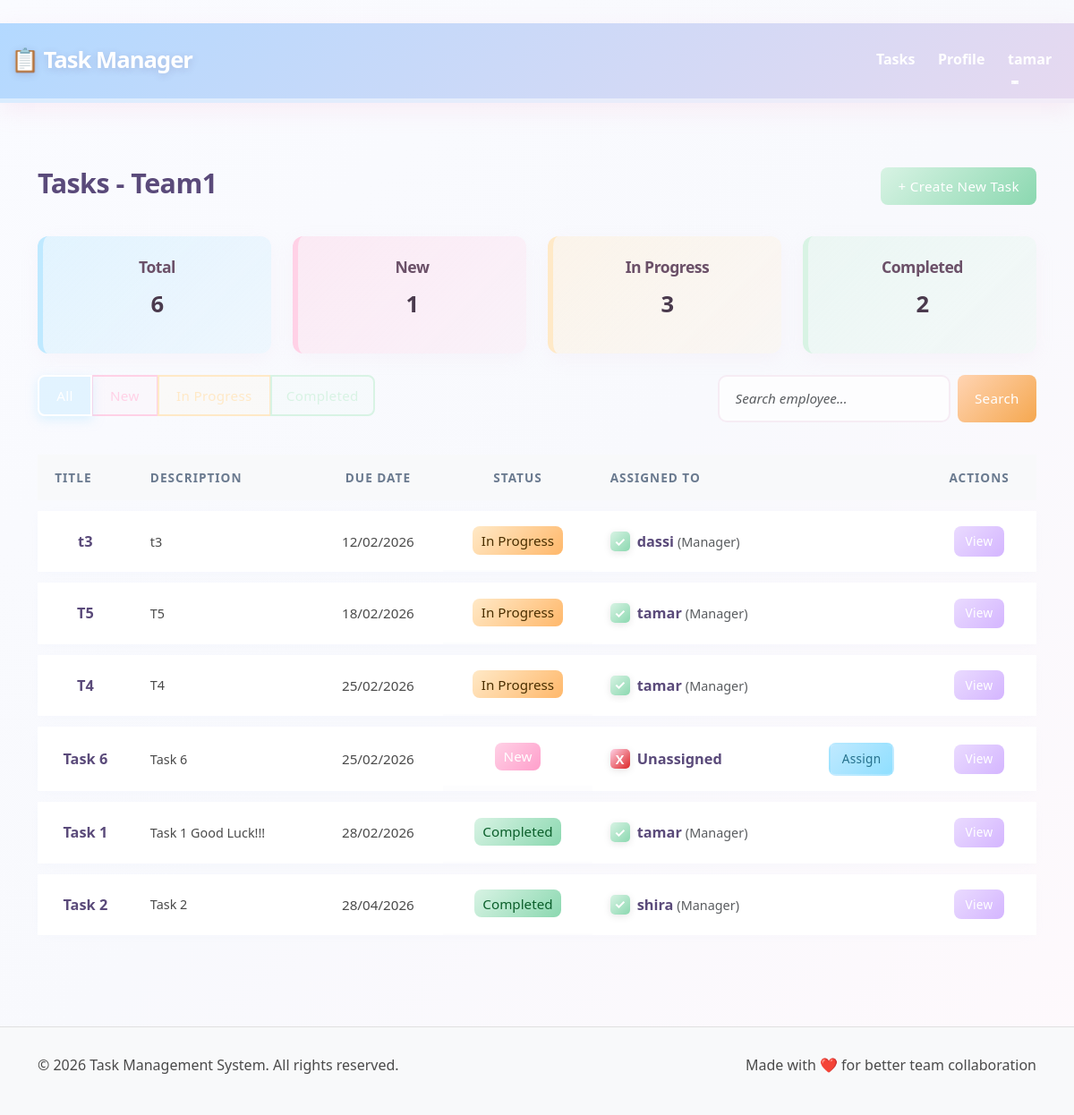
The page /tasks/ (signed in) on the database as committed earlier.
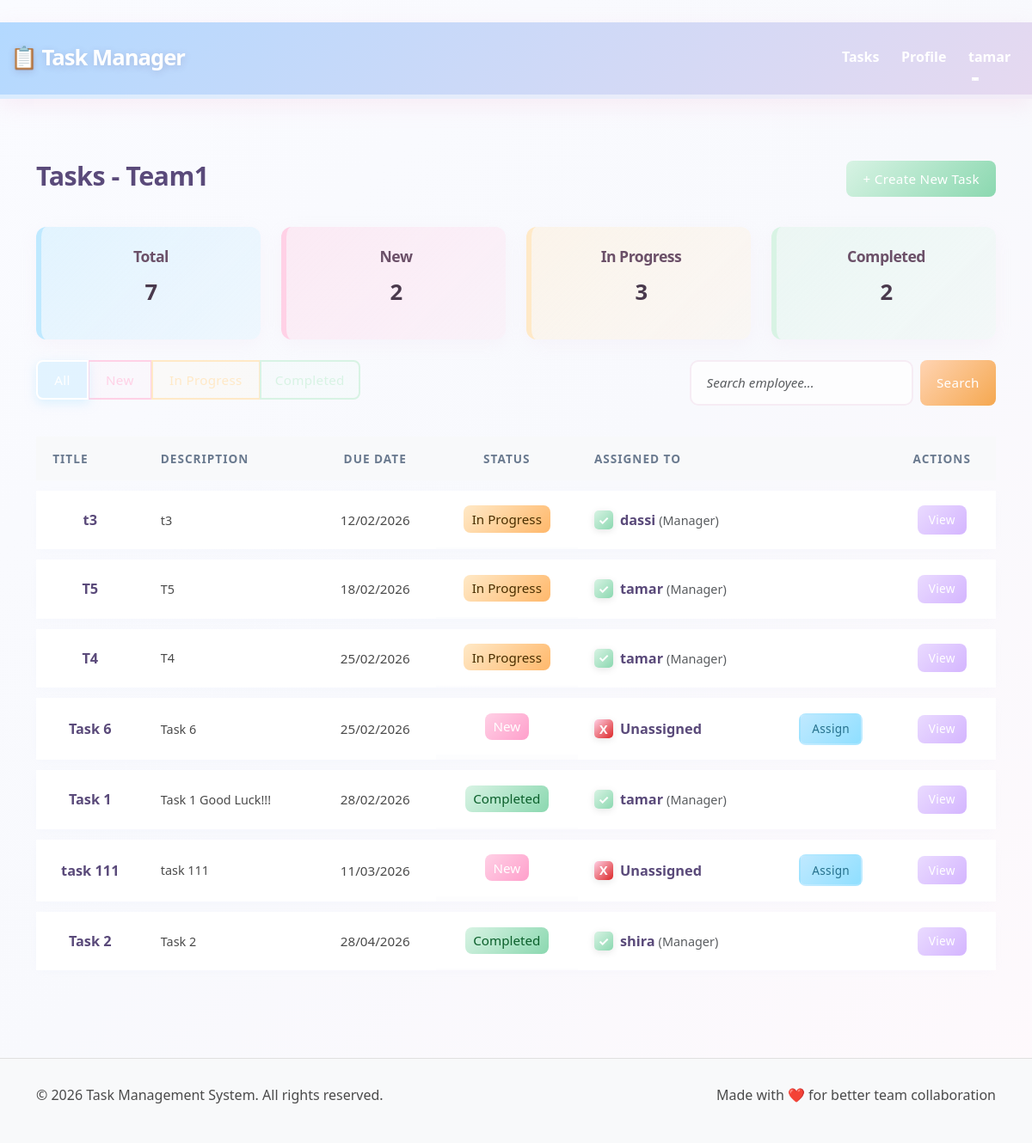
The same page on the database as committed later.
### App1/models.py (models this page shows, shortened)
class Task(models.Model):
    STATUS_CHOICES = [
        ('New', 'New'),
        ('In Progress', 'In Progress'),
        ('Completed', 'Completed'),
    ]
    title = models.CharField(max_length=200)
    description = models.TextField()
    due_date = models.DateField()
    status = models.CharField(max_length=20, choices=STATUS_CHOICES, default='New')
    team = models.ForeignKey(Team, on_delete=models.CASCADE, related_name='tasks')
    assigned_to = models.ForeignKey(CustomUser, on_delete=models.SET_NULL, null=True, blank=True, related_name='assigned_tasks')
    class Meta:
        verbose_name = "Task"
        verbose_name_plural = "Tasks"
        ordering = ['due_date'] #חוסך מיון לפי תאריך

class CustomUser(AbstractUser):
    ROLE_CHOICES = [
        ('Manager', 'Manager'),
        ('Employee', 'Employee'),
    ]
    team = models.ForeignKey(Team, on_delete=models.SET_NULL, null=True, blank=True, related_name='members')
    role = models.CharField(max_length=10, choices=ROLE_CHOICES, default='Employee')

### App1/views.py (the view, shortened to what this page needs)
# urls.py: path('tasks/', views.task_list, name='task_list'),
@login_required(login_url='login')
def task_list(request):
    user = request.user
    team = user.team
    if not team:
        return redirect('profile_setup')
    tasks = Task.objects.filter(team=team).order_by('due_date')
    status_filter = request.GET.get('status')
    if status_filter:
        tasks = tasks.filter(status=status_filter)
    assigned_filter = (request.GET.get('assigned') or '').strip()
    team_members = CustomUser.objects.filter(team=team).order_by('username')
    assigned_display = ''
    assigned_query = ''
    if assigned_query:
        if assigned_query == '__unassigned__':
            tasks = tasks.filter(assigned_to__isnull=True)
        else:
            tasks = tasks.filter(assigned_to__username__icontains=assigned_query, assigned_to__team=team)
    task_summary = {
        'total': tasks.count(),
        'new': tasks.filter(status='New').count(),
        'in_progress': tasks.filter(status='In Progress').count(),
        'completed': tasks.filter(status='Completed').count(),
    }
    context = {
        'tasks': tasks,
        'team': team,
        'user': user,
        'current_status_filter': status_filter,
        'assigned_filter': assigned_filter,
        'assigned_display': assigned_display,
        'team_members': team_members,
        'task_summary': task_summary,
    }
    return render(request, 'tasks/task_list.html', context)

### App1/templates/tasks/task_list.html (shortened to what the changed rows need)
﻿{% extends 'base.html' %}
{% load static %}
{% block content %}
<div class="container mt-5">
    <div class="row mb-4">
        <div class="col-md-8">
            <h2>Tasks - {{ team.name }}</h2>
        </div>
    </div>
    <div class="row mb-4">
        <div class="col-md-3">
            <div class="card text-center summary-card summary-total">
                <div class="card-body">
                    <h6 class="card-title summary-title">Total</h6>
                    <h3 class="summary-value">{{ task_summary.total }}</h3>
                </div>
            </div>
        </div>
        <div class="col-md-3">
            <div class="card text-center summary-card summary-new">
                <div class="card-body">
                    <h6 class="card-title summary-title">New</h6>
                    <h3 class="summary-value">{{ task_summary.new }}</h3>
                </div>
            </div>
        </div>
    </div>
    <div class="row">
        <div class="col-md-12">
            {% if tasks %}
                <table class="table table-hover">
                    <thead class="table-light">
                        <tr>
                            <th class="text-start">Title</th>
                            <th class="text-start">Description</th>
                            <th class="text-center">Due Date</th>
                            <th class="text-center">Status</th>
                            <th class="text-start">Assigned To</th>
                            <th class="text-center"></th>
                            <th class="text-center">Actions</th>
                        </tr>
                    </thead>
                    <tbody>
                        {% for task in tasks %}
                            <tr>
                                <td class="align-middle text-center"><strong>{{ task.title }}</strong></td>
                                <td class="align-middle text-start">
                                    <small>
                                        {% if task.description|length > 50 %}
                                            {{ task.description|truncatewords:8 }}
                                        {% else %}
                                            {{ task.description }}
                                        {% endif %}
                                    </small>
                                </td>
                                <td class="align-middle text-center">{{ task.due_date|date:"d/m/Y" }}</td>
                                <td class="align-middle text-center status-column nowrap">
                                    {% if task.status == 'New' %}
                                        <span class="status-new">{{ task.status }}</span>
                                    {% elif task.status == 'In Progress' %}
                                        <span class="status-inprogress">{{ task.status }}</span>
                                    {% else %}
                                        <span class="status-completed">{{ task.status }}</span>
                                    {% endif %}
                                </td>
                                <td class="align-middle ps-3 nowrap">
                                    {% if task.assigned_to %}
                                        <div class="assigned-inline">
                                            <span class="badge-indicator assigned">✓</span>
                                            <span><strong>{{ task.assigned_to.username }}</strong> <small class="text-muted">({{ task.assigned_to.role }})</small></span>
                                        </div>
                                    {% else %}
                                        <div class="assigned-inline">
                                            <span class="badge-indicator unassigned">X</span>
                                            <span><strong>Unassigned</strong></span>
                                        </div>
                                    {% endif %}
                                </td>
                                <td class="align-middle text-center">
                                    {% if not task.assigned_to %}
                                        <a href="{% url 'associate_task' task.id %}" class="btn btn-pastel-blue btn-sm">Assign</a>
                                    {% endif %}
                                </td>
                                <td class="align-middle text-center">
                                    <div class="d-flex justify-content-center">
                                            <a href="{% url 'task_detail' task.id %}" class="btn btn-sm btn-purple mx-1">View</a>
                                    </div>
                                </td>
                            </tr>
                        {% endfor %}
                    </tbody>
                </table>
            {% endif %}
        </div>
    </div>
</div>
{% endblock %}

Rows that differ between the two databases and show on the page:
added Task: title "task 111", description "task 111", due_date "11/03/2026", status "New", shows "X", shows "Assign"
Other text that changed with them:
{{ task_summary.total }}: "6" → "7"
{{ task_summary.new }}: "1" → "2"
